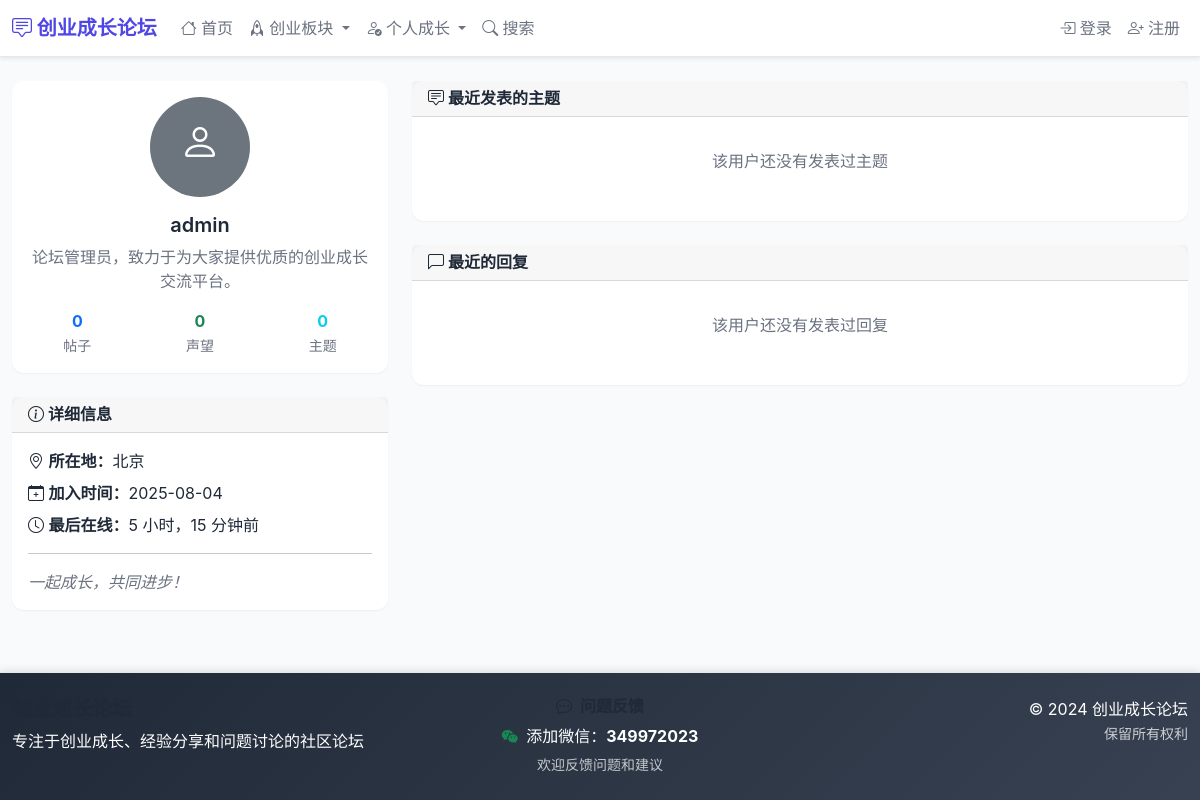
Screenshot of /user/admin/ with the database file from the repository.
### forum/models.py (models this page shows, shortened)
class UserProfile(models.Model):
    user = models.OneToOneField(User, on_delete=models.CASCADE, related_name='profile', verbose_name='用户')
    bio = models.TextField('个人简介', blank=True, max_length=500)
    location = models.CharField('所在地', max_length=100, blank=True)
    website = models.URLField('个人网站', blank=True)
    wechat = models.CharField('微信号', max_length=50, blank=True)
    avatar = models.ImageField('头像', upload_to='avatars/', blank=True)
    signature = models.TextField('个性签名', blank=True, max_length=200)
    post_count = models.PositiveIntegerField('发帖数', default=0)
    reputation = models.IntegerField('声望', default=0)
    last_seen = models.DateTimeField('最后在线', default=timezone.now)
    class Meta:
        verbose_name = '用户资料'
        verbose_name_plural = '用户资料'

### forum/views.py (the view)
# urls.py: path('user/<str:username>/', views.user_profile, name='user_profile'),
def user_profile(request, username):
    user = get_object_or_404(User, username=username)
    profile, created = UserProfile.objects.get_or_create(user=user)
    recent_topics = Topic.objects.filter(author=user, is_active=True)[:5]
    recent_posts = Post.objects.filter(author=user, is_active=True)[:10]
    context = {
        'profile_user': user,
        'profile': profile,
        'recent_topics': recent_topics,
        'recent_posts': recent_posts,
    }
    return render(request, 'forum/user_profile.html', context)

### templates/forum/user_profile.html (shortened to what this page needs)
{% extends 'base.html' %}
{% block content %}
<div class="row">
    <div class="col-md-4">
        <div class="card mb-4">
            <div class="card-body text-center">
                {% if profile.avatar %}
                    <img src="{{ profile.avatar.url }}" class="rounded-circle mb-3" width="100" height="100" alt="头像">
                {% else %}
                    <div class="bg-secondary rounded-circle mx-auto mb-3 d-flex align-items-center justify-content-center" style="width: 100px; height: 100px;">
                        <i class="bi bi-person h1 text-white"></i>
                    </div>
                {% endif %}
                <h5 class="card-title">{{ profile_user.username }}</h5>
                {% if profile.bio %}
                    <p class="text-muted">{{ profile.bio }}</p>
                {% endif %}
                <div class="row text-center mt-3">
                    <div class="col-4">
                        <strong class="text-primary">{{ profile.post_count }}</strong>
                        <br><small class="text-muted">帖子</small>
                    </div>
                    <div class="col-4">
                        <strong class="text-success">{{ profile.reputation }}</strong>
                        <br><small class="text-muted">声望</small>
                    </div>
                    <div class="col-4">
                        <strong class="text-info">{{ recent_topics|length }}</strong>
                        <br><small class="text-muted">主题</small>
                    </div>
                </div>
            </div>
        </div>
        <div class="card">
            <div class="card-header">
                <h6 class="mb-0">
                    <i class="bi bi-info-circle"></i> 详细信息
                </h6>
            </div>
            <div class="card-body">
                {% if profile.location %}
                    <p class="mb-2">
                        <i class="bi bi-geo-alt"></i> <strong>所在地：</strong>{{ profile.location }}
                    </p>
                {% endif %}
                <p class="mb-2">
                    <i class="bi bi-calendar-plus"></i> <strong>加入时间：</strong>{{ profile_user.date_joined|date:"Y-m-d" }}
                </p>
                <p class="mb-0">
                    <i class="bi bi-clock"></i> <strong>最后在线：</strong>{{ profile.last_seen|timesince }}前
                </p>
                {% if profile.signature %}
                    <hr>
                    <p class="mb-0 fst-italic text-muted">{{ profile.signature }}</p>
                {% endif %}
            </div>
        </div>
    </div>
    <div class="col-md-8">
        <div class="card mb-4">
            <div class="card-header">
                <h6 class="mb-0">
                    <i class="bi bi-chat-square-text"></i> 最近发表的主题
                </h6>
            </div>
            <div class="card-body">
                {% if recent_topics %}
                    {% for topic in recent_topics %}
                        <div class="topic-item p-2 border-bottom">
                            <h6 class="mb-1">
                                <a href="{% url 'forum:topic_detail' topic.slug %}" class="text-decoration-none">
                                    {{ topic.title }}
                                </a>
                            </h6>
                            <small class="text-muted">
                                <span class="badge bg-primary">{{ topic.get_topic_type_display }}</span>
                                <span class="badge bg-outline-secondary">{{ topic.category.name }}</span>
                                <i class="bi bi-clock ms-2"></i> {{ topic.created_at|timesince }}前
                                <i class="bi bi-eye ms-2"></i> {{ topic.views }} 次浏览
                            </small>
                        </div>
                    {% endfor %}
                {% else %}
                    <p class="text-muted text-center py-3">该用户还没有发表过主题</p>
                {% endif %}
            </div>
        </div>
        <div class="card">
            <div class="card-header">
                <h6 class="mb-0">
                    <i class="bi bi-chat-left"></i> 最近的回复
                </h6>
            </div>
            <div class="card-body">
                {% if recent_posts %}
                    {% for post in recent_posts %}
                        <div class="post-item p-2 border-bottom">
                            <h6 class="mb-1">
                                <a href="{{ post.get_absolute_url }}" class="text-decoration-none">
                                    回复：{{ post.topic.title }}
                                </a>
                            </h6>
                            <p class="text-muted mb-1">{{ post.content|truncatewords:20 }}</p>
                            <small class="text-muted">
                                <span class="badge bg-outline-secondary">{{ post.topic.category.name }}</span>
                                <i class="bi bi-clock ms-2"></i> {{ post.created_at|timesince }}前
                            </small>
                        </div>
                    {% endfor %}
                {% else %}
                    <p class="text-muted text-center py-3">该用户还没有发表过回复</p>
                {% endif %}
            </div>
        </div>
    </div>
</div>
{% endblock %}

### templates/base.html (style rules this page uses)
:root { --primary-color: #4f46e5; --secondary-color: #10b981; --accent-color: #f59e0b; --text-primary: #1f2937; --text-secondary: #6b7280; --bg-light: #f9fafb; --border-light: #e5e7eb; --shadow-sm: 0 1px 2px 0 rgba(0, 0, 0, 0.05); --shadow-md: 0 4px 6px -1px rgba(0, 0, 0, 0.1); --shadow-lg: 0 10px 15px -3px rgba(0, 0, 0, 0.1); }
html, body { height: 100%; }
body { font-family: 'Inter', -apple-system, BlinkMacSystemFont, sans-serif; background-color: var(--bg-light); color: var(--text-primary); display: flex; flex-direction: column; }
.card { border: none; box-shadow: var(--shadow-sm); border-radius: 12px; transition: all 0.2s ease; }
.text-muted { color: var(--text-secondary) !important; }
h1, h2, h3, h4, h5, h6 { color: var(--text-primary); font-weight: 600; }

### rows the page displays
UserProfile: bio "论坛管理员，致力于为大家提供优质的创业成长交流平台。", post_count "0", reputation "0", location "北京", last_seen "5 小时，15 分钟", signature "一起成长，共同进步！"

### other values shown
{{ profile_user.username }} "admin"
{{ recent_topics|length }} "0"
{{ profile_user.date_joined|date:"Y-m-d" }} "2025-08-04"
